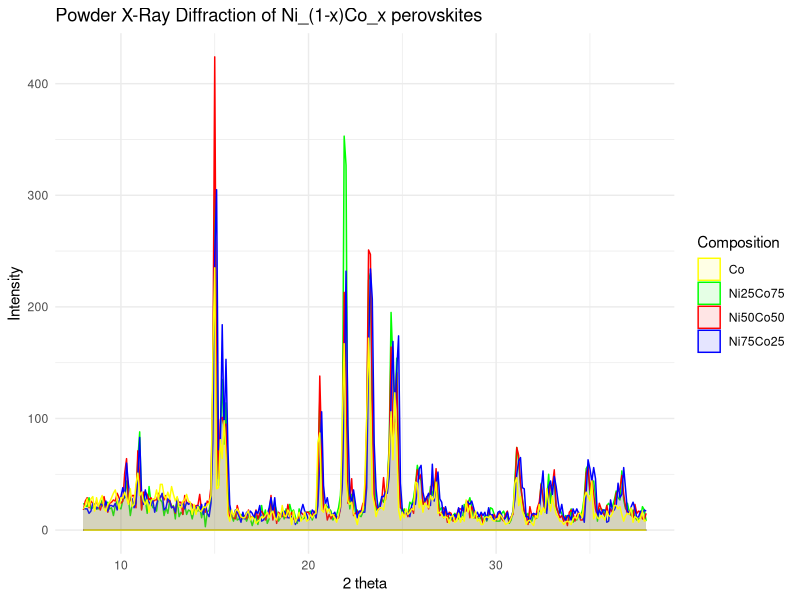
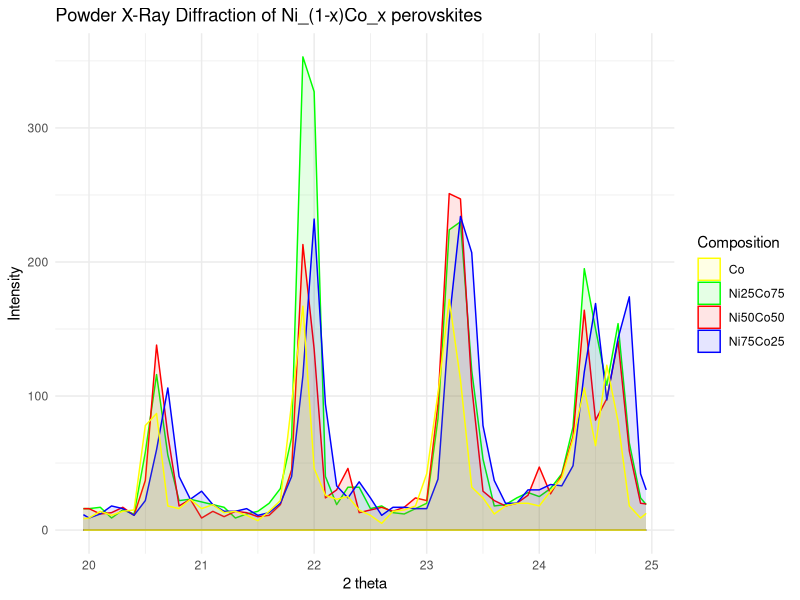
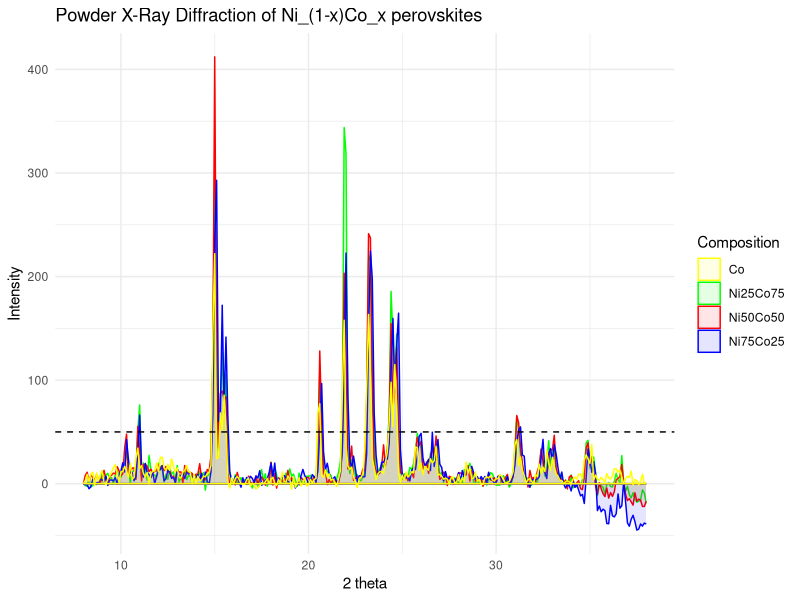
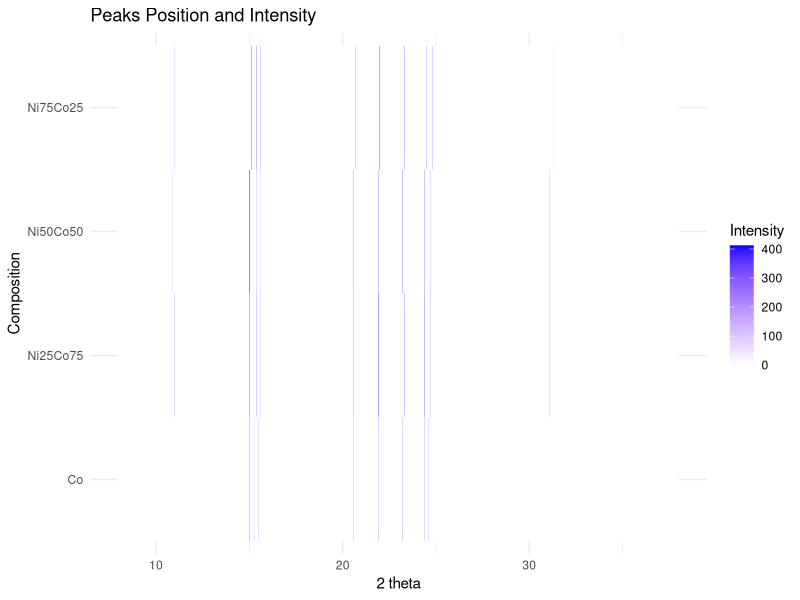
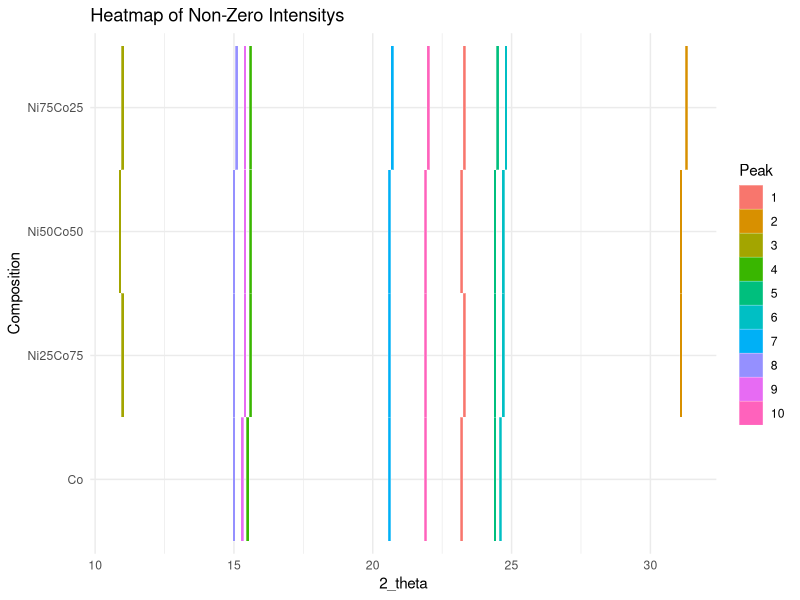
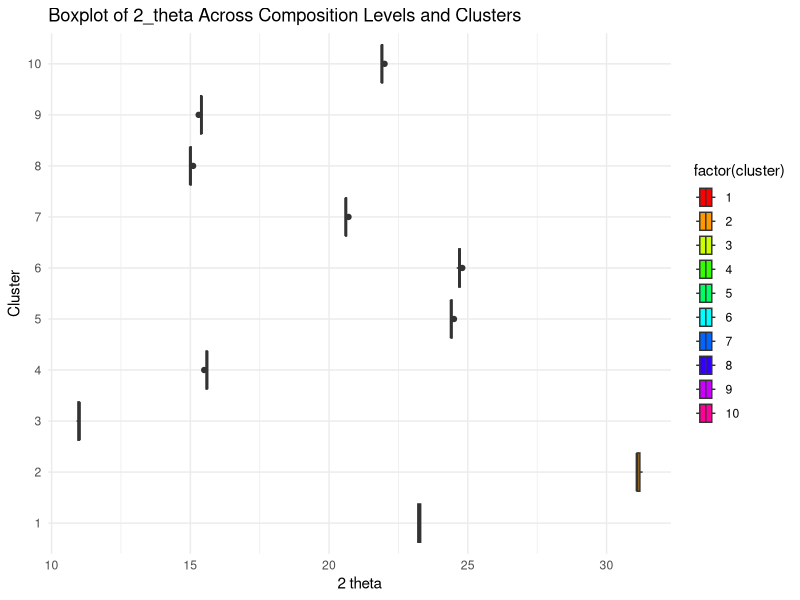
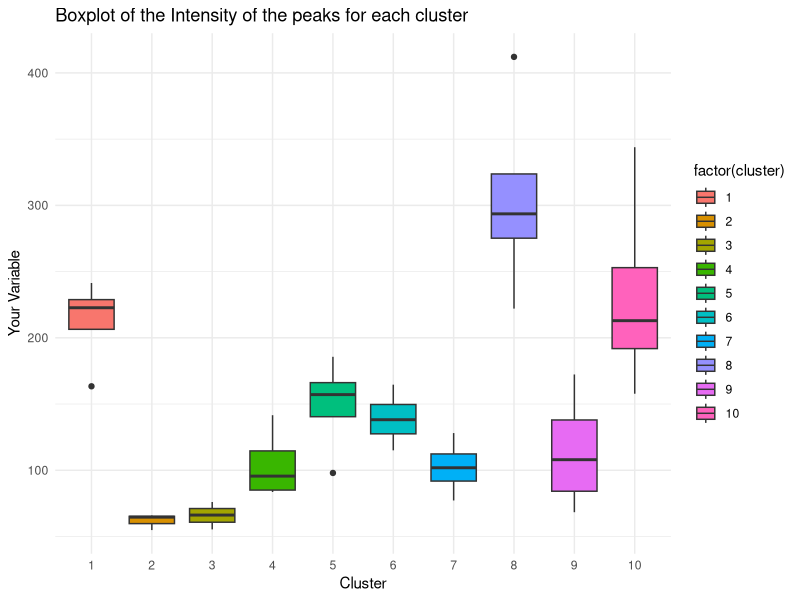
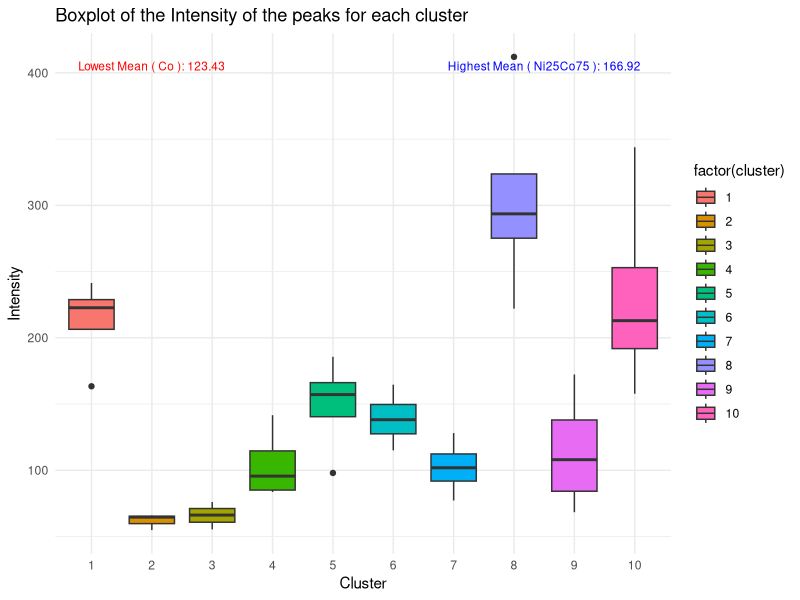

R code for these plots, in order:
library(tidyverse)

d1b <- read.table("data/AD Ni75Co25.dat")
d2b <- read.table("data/AR cO50nI50.dat")
d3b <- read.table("data/JGD Co75Ni25.dat")
d4b <- read.table("data/AD Co.dat")

# No background
d1 <- read.table("data/AD Ni75Co25_nb.dat")
d2 <- read.table("data/AR cO50nI50_nb.dat")
d3 <- read.table("data/JGD Co75Ni25_nb.dat")
d4 <- read.table("data/AD Co_nb.dat")

# TODO: ADD Ni REF DATA AND SUBSAMPLE IT TO FIT

datab <- bind_cols(d1b, d2b$V2, d3b$V2, d4b$V2)

colnames(datab) <- c("2_theta", "Ni75Co25", "Ni50Co50", "Ni25Co75", "Co")

ggplot(datab, aes(x = `2_theta`)) +
  geom_ribbon(aes(ymin = 0, ymax = `Ni25Co75`, fill = "Ni25Co75"),
    alpha = 0.1, color = "green"
  ) +
  geom_ribbon(aes(ymin = 0, ymax = `Ni50Co50`, fill = "Ni50Co50"),
    alpha = 0.1, color = "red"
  ) +
  geom_ribbon(aes(ymin = 0, ymax = `Ni75Co25`, fill = "Ni75Co25"),
    alpha = 0.1, color = "blue"
  ) +
  geom_ribbon(aes(ymin = 0, ymax = `Co`, fill = "Co"),
    alpha = 0.1, color = "yellow"
  ) +
  labs(
    title = "Powder X-Ray Diffraction of Ni_(1-x)Co_x perovskites",
    x = "2 theta",
    y = "Intensity",
    fill = "Composition"
  ) +
  scale_fill_manual(values = c(
    "Ni75Co25" = "blue", "Ni50Co50" = "red",
    "Ni25Co75" = "green", "Co" = "yellow"
  )) +
  theme_minimal()

ggsave("plot/graph_nb.png", width = 10, height = 5.625)

ggplot(datab[240:340, ], aes(x = `2_theta`)) +
  geom_ribbon(aes(ymin = 0, ymax = `Ni25Co75`, fill = "Ni25Co75"),
    alpha = 0.1, color = "green"
  ) +
  geom_ribbon(aes(ymin = 0, ymax = `Ni50Co50`, fill = "Ni50Co50"),
    alpha = 0.1, color = "red"
  ) +
  geom_ribbon(aes(ymin = 0, ymax = `Ni75Co25`, fill = "Ni75Co25"),
    alpha = 0.1, color = "blue"
  ) +
  geom_ribbon(aes(ymin = 0, ymax = `Co`, fill = "Co"),
    alpha = 0.1, color = "yellow"
  ) +
  labs(
    title = "Powder X-Ray Diffraction of Ni_(1-x)Co_x perovskites",
    x = "2 theta",
    y = "Intensity",
    fill = "Composition"
  ) +
  scale_fill_manual(values = c(
    "Ni75Co25" = "blue", "Ni50Co50" = "red",
    "Ni25Co75" = "green", "Co" = "yellow"
  )) +
  theme_minimal()

ggsave("plot/graph_nb_zoom.png", width = 10, height = 5.625)

data <- bind_cols(d1, d2$V2, d3$V2, d4$V2)

colnames(data) <- c("2_theta", "Ni75Co25", "Ni50Co50", "Ni25Co75", "Co")

# Threshold for peaks
threshold <- 50
# PERF: FIND BEST THRESHOLD VALUE

ggplot(data, aes(x = `2_theta`)) +
  geom_ribbon(aes(ymin = 0, ymax = `Ni25Co75`, fill = "Ni25Co75"),
    alpha = 0.1, color = "green"
  ) +
  geom_ribbon(aes(ymin = 0, ymax = `Ni50Co50`, fill = "Ni50Co50"),
    alpha = 0.1, color = "red"
  ) +
  geom_ribbon(aes(ymin = 0, ymax = `Ni75Co25`, fill = "Ni75Co25"),
    alpha = 0.1, color = "blue"
  ) +
  geom_ribbon(aes(ymin = 0, ymax = `Co`, fill = "Co"),
    alpha = 0.1, color = "yellow"
  ) +
  geom_hline(
    yintercept = threshold,
    linetype = "dashed", color = "black"
  ) +
  labs(
    title = "Powder X-Ray Diffraction of Ni_(1-x)Co_x perovskites",
    x = "2 theta",
    y = "Intensity",
    fill = "Composition"
  ) +
  scale_fill_manual(values = c(
    "Ni75Co25" = "blue", "Ni50Co50" = "red",
    "Ni25Co75" = "green", "Co" = "yellow"
  )) +
  theme_minimal()

ggsave("plot/graph.png", width = 10, height = 5.625)

find_peaks <- function(data) {
  if (length(data) < 2) {
    return(NULL) # No peak in lists with 0 or 1 element
  }
  peaks <- rep(0, length(data))
  # Create a vector to store the value and index of the peaks
  for (i in 2:(length(data) - 1)) {
    if (data[i] > data[i - 1] && data[i] > data[i + 1]) { # Looking for a peak
      peaks[i] <- data[i]
    }
  }
  # Checking if the first and last value is a peak or not
  if (data[1] > data[2]) {
    peaks[1] <- data[1]
  }
  if (tail(data, 1) > tail(data, 2)[1]) {
    peaks[length(peaks)] <- data[length(data)]
  }
  return(peaks)
}

data_peaks <- data.frame(
  x = data$"2_theta",
  y1 = find_peaks(data$Ni75Co25), # Curve data
  y2 = find_peaks(data$Ni50Co50), # Point data 1
  y3 = find_peaks(data$Ni25Co75),
  y4 = find_peaks(data$Co)
)

# Filter all the data points with a certain threshold
data_peaks[, 2:5] <- data_peaks[, 2:5] * (data_peaks[, 2:5] > threshold)

colnames(data_peaks) <- c("2_theta", "Ni75Co25", "Ni50Co50", "Ni25Co75", "Co")

# Create a long-format data frame for ggplot
data_long <- pivot_longer(data_peaks,
  cols = -`2_theta`,
  names_to = "Composition", values_to = "Intensity"
)
# FIXME: IMPROVE THE CLUSTERING PROCESS

# Melt the data for ANOVA
data_long <- data_peaks %>%
  pivot_longer(
    cols = -c(`2_theta`),
    names_to = "Composition", values_to = "Intensity"
  )

# Plot using ggplot2 with geom_tile
ggplot(data_long, aes(x = `2_theta`, y = Composition, fill = Intensity)) +
  geom_tile(color = "white") +
  scale_fill_gradient(low = "white", high = "blue") +
  labs(
    title = "Peaks Position and Intensity",
    x = "2 theta",
    y = "Composition",
    fill = "Intensity"
  ) +
  theme_minimal()

ggsave("plot/peaks.png", width = 10, height = 5.625)

# Filter out zero values
non_zero_data_long <- data_long[data_long$Intensity != 0, ]

# Perform clustering (replace k with your desired number of clusters)

# Assuming data_long has columns "2_theta" and "Intensity"
data_for_clustering <- non_zero_data_long[, "2_theta",
  drop = FALSE
] # Drop = FALSE ensures it remains a data frame

# Specify the number of clusters (k)
k <- 10
# You can adjust this based on your requirements

# Perform k-means clustering based only on 2_theta
cluster_assignments <- kmeans(data_for_clustering,
  centers = k,
  nstart = 4
)$cluster

# Add cluster assignments to the non-zero data
non_zero_data_long$cluster <- factor(cluster_assignments)

# Convert cluster to a factor
non_zero_data_long$cluster <- factor(non_zero_data_long$cluster)

# Plot using ggplot2 with geom_tile and discrete fill scale
ggplot(non_zero_data_long, aes(
  x = `2_theta`,
  y = Composition, fill = cluster
)) +
  geom_tile(color = "white") +
  scale_fill_discrete() + # Use discrete fill scale
  labs(
    title = "Heatmap of Non-Zero Intensitys",
    x = "2_theta",
    y = "Composition",
    fill = "Peak"
  ) +
  theme_minimal()

# HACK: NOT FINAL, NEED A LOT OF IMPROVEMENT
#       CLUSTERING IS TOO RANDOM

# Perform ANOVA
anova_result <- aov(`2_theta` ~ Composition * cluster,
  data = non_zero_data_long
)

# Print ANOVA summary
summary(anova_result)


# Get the number of unique clusters
num_clusters <- length(unique(non_zero_data_long$cluster))

# Create a boxplot with Composition and cluster information
ggplot(non_zero_data_long, aes(
  x = `2_theta`, y = factor(cluster),
  fill = factor(cluster)
)) +
  geom_boxplot() +
  labs(
    title = "Boxplot of 2_theta Across Composition Levels and Clusters",
    x = "2 theta",
    y = "Cluster"
  ) +
  scale_fill_manual(values = rainbow(num_clusters)) +
  # Use rainbow color palette
  theme_minimal()

ggsave("plot/theta.png", width = 10, height = 5.625)

# WARNING: WEIRD RESULTS

# Assuming cluster_assignments is your vector of cluster assignments
for (i in unique(cluster_assignments)) {
  cluster_data <- non_zero_data_long[cluster_assignments == i, ]

  # Perform ANOVA within each cluster
  anova_within_cluster <- aov(`2_theta` ~ Composition, data = cluster_data)

  # Print summary for each cluster
  cat(paste("Cluster", i, "\n"))
  print(summary(anova_within_cluster))
}

# Assuming anova_result is the result from your previous ANOVA
residuals_within_clusters <- residuals(anova_result)
print(residuals_within_clusters)

# INTENSITY ANALYSIS

ggplot(non_zero_data_long, aes(
  x = factor(cluster),
  y = Intensity, fill = factor(cluster)
)) +
  geom_boxplot() +
  labs(
    title = "Boxplot of the Intensity of the peaks for each cluster",
    x = "Cluster",
    y = "Your Variable"
  ) +
  theme_minimal()

# Calculate mean and standard deviation for each Composition
summary_stats <- non_zero_data_long %>%
  group_by(Composition) %>%
  summarize(
    mean_value = mean(Intensity),
    sd_value = sd(Intensity)
  )

# Identify conditions with lowest and highest mean and variance
lowest_mean_condition <- summary_stats$Composition[
  which.min(summary_stats$mean_value)
]
lowest_sd_condition <- summary_stats$Composition[
  which.min(summary_stats$sd_value)
]
highest_mean_condition <- summary_stats$Composition[
  which.max(summary_stats$mean_value)
]
highest_sd_condition <- summary_stats$Composition[
  which.max(summary_stats$sd_value)
]

# Boxplot code
boxplot_plot <- ggplot(non_zero_data_long, aes(
  x = factor(cluster),
  y = Intensity, fill = factor(cluster)
)) +
  geom_boxplot() +
  labs(
    title = "Boxplot of the Intensity of the peaks for each cluster",
    x = "Cluster",
    y = "Intensity"
  ) +
  theme_minimal()

# Add text annotations
boxplot_plot +
  annotate("text",
    x = 2, y = max(non_zero_data_long$Intensity),
    label = paste(
      "Lowest Mean (", lowest_mean_condition, "):",
      round(summary_stats$mean_value[
        summary_stats$Composition == lowest_mean_condition
      ], 2)
    ),
    vjust = 1.5, hjust = 0.5, size = 3, color = "red"
  ) +
  annotate("text",
    x = length(unique(non_zero_data_long$cluster)) - 1.5,
    y = max(non_zero_data_long$Intensity),
    label = paste(
      "Highest Mean (", highest_mean_condition, "):",
      round(summary_stats$mean_value[
        summary_stats$Composition == highest_mean_condition
      ], 2)
    ),
    vjust = 1.5, hjust = 0.5, size = 3, color = "blue"
  )

ggsave("plot/intensity.png", width = 10, height = 5.625)

# Perform ANOVA
anova_result <- aov(Intensity ~ Composition * cluster, data = non_zero_data_long)

# Print ANOVA summary
summary(anova_result)
